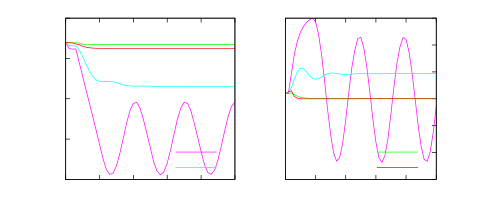

This chart was generated by the following gnuplot code:
# set terminal x11 
# set output
set style line 1 lt 4 lw 2
set style line 2 lt 5 lw 2
set style line 3 lt 2 lw 2
set style line 4 lt 1 lw 2
set style line 5 lt 6 lw 1

set size 1,0.6
set origin 0,0
set multiplot
set size 0.525,0.6
set origin 0,0
set xtics 10
set ytics nomirror
set ytics 20
set yrange [*:60]
set ylabel "Inventory-Retailer"
set key bottom #horizontal
#set key at first 50, first 70 samplen 2
#unset key
plot "IP_dem.dat" u 1:2 w l ls 1 t "dec",\
"" u 1:4 w l ls 2 t "ncoop",\
"" u 1:6 w l ls 3 notitle ,\
"" u 1:8 w l ls 4 notitle 
#"" u 1:10 w l lt 5 notitle
set size 0.525,0.6
set origin 0.525,0
unset ylabel
unset ytics
set key bottom
#set key at first 50, second 53 samplen 2
set xtics 10
set y2tics nomirror
set y2label "Inventory-Manufacturer"
set y2tics 10
plot "IP_dem.dat" u 1:3 w l ls 1 axis x1y2 notitle,\
"" u 1:5 w l ls 2 axis x1y2 notitle,\
"" u 1:7 w l ls 3 axis x1y2 t "coop",\
"" u 1:9 w l ls 4 axis x1y2 t "cent"
#"" u 1:11 w l lt 5  notitle
